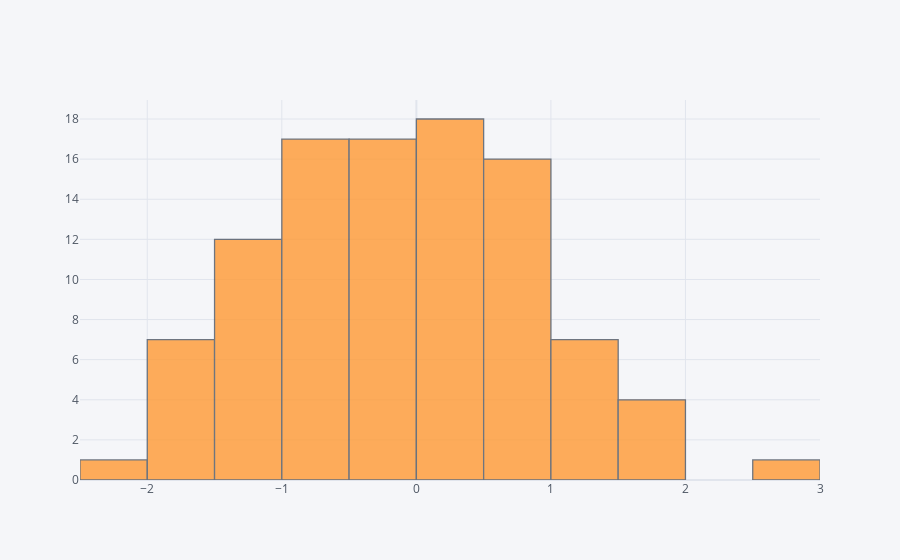

This figure's notebook cell:
### Code cell
# Histogram

df['A'].iplot(kind='hist',bins=20)

### Figure 1 — Plotly figure (JSON) as saved in the notebook; plotly's stock layout.template omitted (floating-point values rounded to 4 significant figures)
{"data": [{"histfunc": "count", "histnorm": "", "marker": {"color": "rgba(255, 153, 51, 1.0)", "line": {"color": "#4D5663", "width": 1.3}}, "name": "A", "nbinsx": 20, "opacity": 0.8, "orientation": "v", "type": "histogram", "x": [-0.6223, -0.07809, 1.779, -1.425, -1.411, 0.2189, -1.149, -0.2178, -1.673, 1.21, -0.793, -0.05511, -0.09031, 1.162, 0.3097, 0.5129, 0.6185, -1.464, 0.4485, 1.768, -1.009, -0.2019, 0.1044, -1.027, -0.5494, -1.082, -0.729, 1.12, 0.5864, -0.02436, 0.6981, -0.8484, -1.568, -1.387, -0.6513, 0.6753, 1.957, 0.3068, 0.0807, 0.01378, 1.15, -0.5849, -0.8748, 0.1625, -0.6338, -0.1876, 0.7183, 0.03893, -0.05836, 0.2729, 0.1865, -0.002358, -1.645, -1.859, 0.9002, -0.3246, -1.714, 0.715, 0.1502, -2.074, -1.008, 0.573, 0.721, 0.1606, 0.6812, -1.182, 1.323, -0.8079, 0.5935, -0.3577, 0.746, 0.2104, -0.001578, 0.3319, 0.2902, 0.6094, -0.5964, -1.087, 0.7385, -1.168, -0.1472, -0.319, -1.622, 0.09406, -0.7413, 2.547, -0.8553, -0.6215, -0.3759, -0.6888, -0.6024, 0.548, 1.54, 1.172, -0.2695, 1.355, -1.873, -0.8917, -0.104, 0.01542]}], "layout": {"barmode": "overlay", "legend": {"bgcolor": "#F5F6F9", "font": {"color": "#4D5663"}}, "paper_bgcolor": "#F5F6F9", "plot_bgcolor": "#F5F6F9", "title": {"font": {"color": "#4D5663"}}, "xaxis": {"gridcolor": "#E1E5ED", "showgrid": true, "tickfont": {"color": "#4D5663"}, "title": {"font": {"color": "#4D5663"}, "text": ""}, "zerolinecolor": "#E1E5ED"}, "yaxis": {"gridcolor": "#E1E5ED", "showgrid": true, "tickfont": {"color": "#4D5663"}, "title": {"font": {"color": "#4D5663"}, "text": ""}, "zerolinecolor": "#E1E5ED"}}}
